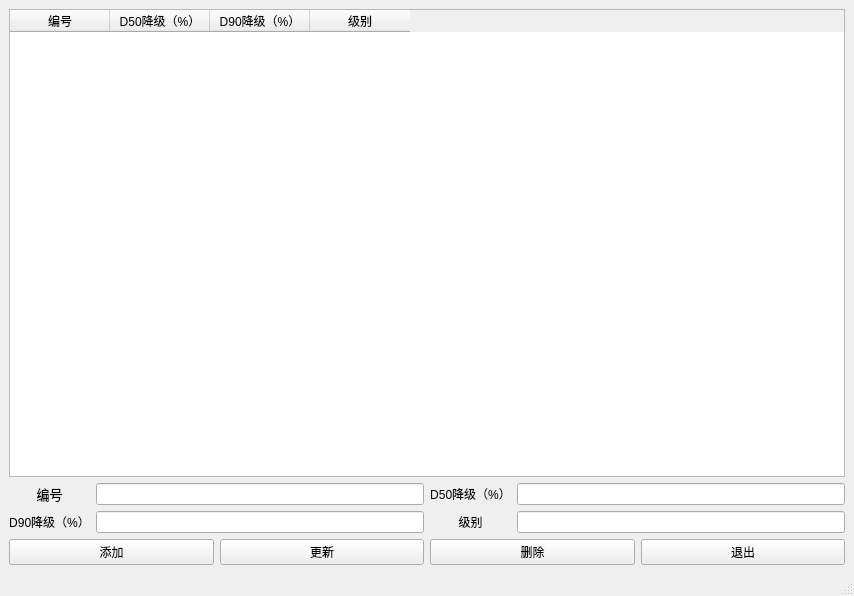
<?xml version="1.0" encoding="UTF-8"?>
<ui version="4.0">
 <class>MainWindow</class>
 <widget class="QMainWindow" name="MainWindow">
  <property name="geometry">
   <rect>
    <x>0</x>
    <y>0</y>
    <width>854</width>
    <height>596</height>
   </rect>
  </property>
  <property name="windowTitle">
   <string>MainWindow</string>
  </property>
  <widget class="QWidget" name="centralwidget">
   <layout class="QGridLayout" name="gridLayout_2">
    <item row="0" column="0">
     <layout class="QGridLayout" name="gridLayout">
      <item row="1" column="0">
       <widget class="QLabel" name="label_2">
        <property name="text">
         <string>&lt;html&gt;&lt;head/&gt;&lt;body&gt;&lt;p align=&quot;center&quot;&gt;&lt;span style=&quot; font-size:10pt;&quot;&gt;编号&lt;/span&gt;&lt;/p&gt;&lt;/body&gt;&lt;/html&gt;</string>
        </property>
       </widget>
      </item>
      <item row="1" column="1">
       <widget class="QLineEdit" name="inbh"/>
      </item>
      <item row="1" column="2">
       <widget class="QLabel" name="label_3">
        <property name="text">
         <string>&lt;html&gt;&lt;head/&gt;&lt;body&gt;&lt;p align=&quot;center&quot;&gt;D50降级（%）&lt;/p&gt;&lt;/body&gt;&lt;/html&gt;</string>
        </property>
       </widget>
      </item>
      <item row="1" column="3">
       <widget class="QLineEdit" name="incsyd"/>
      </item>
      <item row="2" column="0">
       <widget class="QLabel" name="label_4">
        <property name="text">
         <string>&lt;html&gt;&lt;head/&gt;&lt;body&gt;&lt;p align=&quot;center&quot;&gt;D90降级（%）&lt;/p&gt;&lt;/body&gt;&lt;/html&gt;</string>
        </property>
       </widget>
      </item>
      <item row="2" column="1">
       <widget class="QLineEdit" name="inyhyd"/>
      </item>
      <item row="2" column="2">
       <widget class="QLabel" name="label_6">
        <property name="text">
         <string>&lt;html&gt;&lt;head/&gt;&lt;body&gt;&lt;p align=&quot;center&quot;&gt;级别&lt;/p&gt;&lt;/body&gt;&lt;/html&gt;</string>
        </property>
       </widget>
      </item>
      <item row="2" column="3">
       <widget class="QLineEdit" name="injb"/>
      </item>
      <item row="0" column="0" colspan="4">
       <widget class="QTableWidget" name="tableWidget">
        <column>
         <property name="text">
          <string>编号</string>
         </property>
        </column>
        <column>
         <property name="text">
          <string>D50降级（%）</string>
         </property>
        </column>
        <column>
         <property name="text">
          <string>D90降级（%）</string>
         </property>
        </column>
        <column>
         <property name="text">
          <string>级别</string>
         </property>
        </column>
       </widget>
      </item>
     </layout>
    </item>
    <item row="1" column="0">
     <layout class="QHBoxLayout" name="horizontalLayout">
      <item>
       <widget class="QPushButton" name="pushButton_add">
        <property name="maximumSize">
         <size>
          <width>645</width>
          <height>16777215</height>
         </size>
        </property>
        <property name="text">
         <string>添加</string>
        </property>
       </widget>
      </item>
      <item>
       <widget class="QPushButton" name="pushButton_new">
        <property name="maximumSize">
         <size>
          <width>645</width>
          <height>16777215</height>
         </size>
        </property>
        <property name="text">
         <string>更新</string>
        </property>
       </widget>
      </item>
      <item>
       <widget class="QPushButton" name="pushButton_go_3">
        <property name="maximumSize">
         <size>
          <width>645</width>
          <height>16777215</height>
         </size>
        </property>
        <property name="text">
         <string>删除</string>
        </property>
       </widget>
      </item>
      <item>
       <widget class="QPushButton" name="pushButton_exit">
        <property name="maximumSize">
         <size>
          <width>645</width>
          <height>16777215</height>
         </size>
        </property>
        <property name="text">
         <string>退出</string>
        </property>
       </widget>
      </item>
     </layout>
    </item>
   </layout>
  </widget>
  <widget class="QMenuBar" name="menubar">
   <property name="geometry">
    <rect>
     <x>0</x>
     <y>0</y>
     <width>854</width>
     <height>34</height>
    </rect>
   </property>
  </widget>
  <widget class="QStatusBar" name="statusbar"/>
 </widget>
 <resources/>
 <connections/>
</ui>
